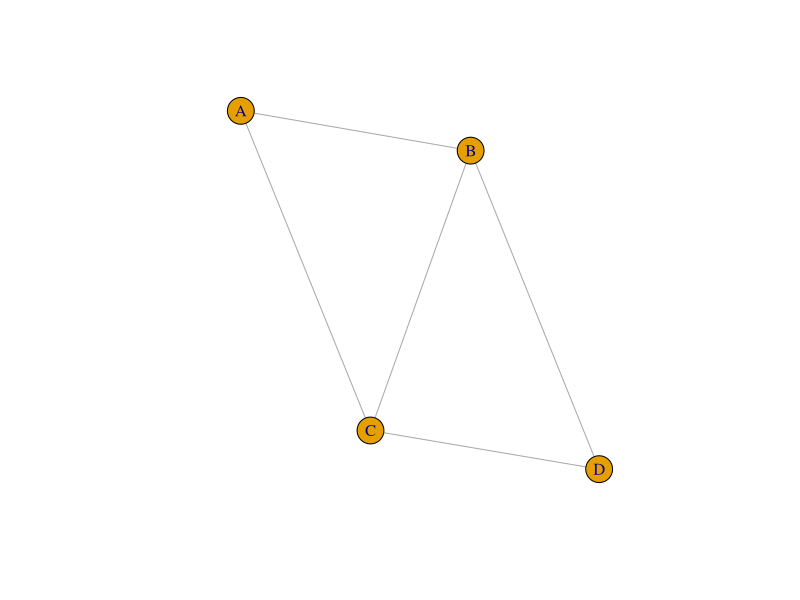
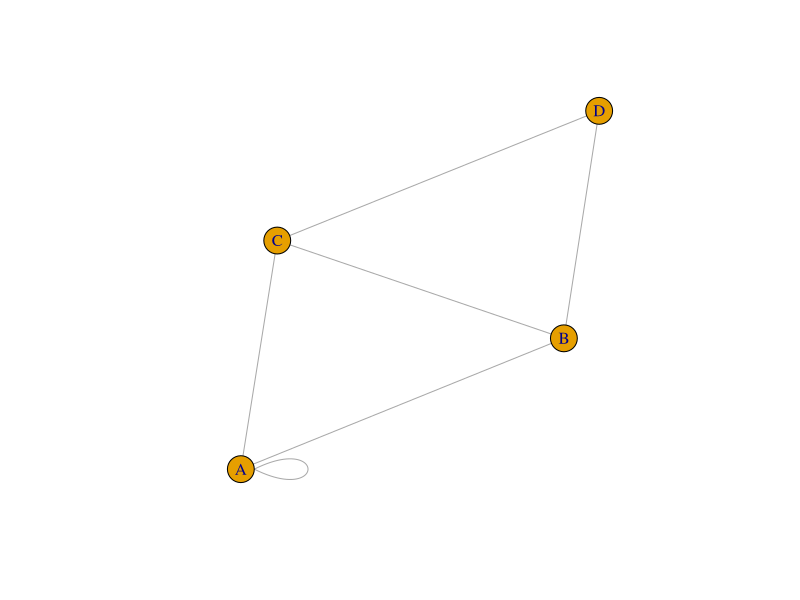
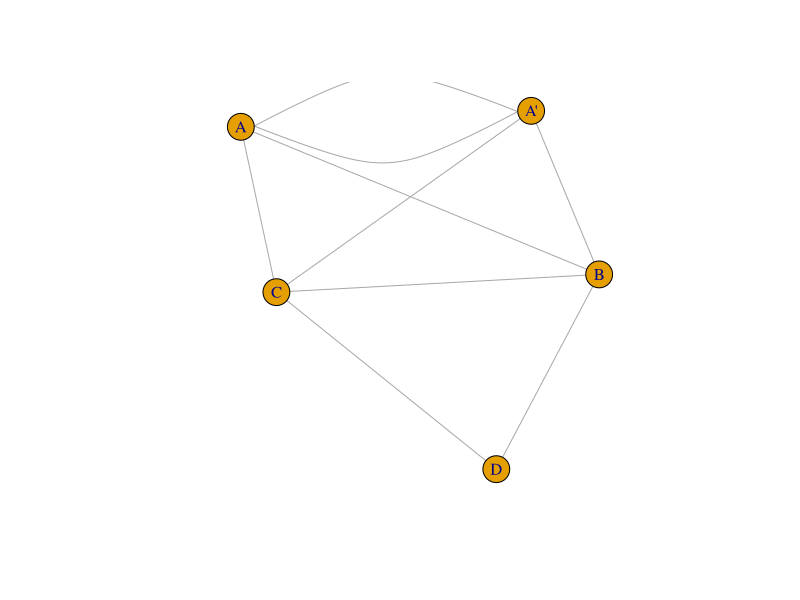

These charts were generated, in order, by the following R code:
library(igraph)


noself.matrix <- matrix(c(0,1,1,0,
                           0,0,1,1,
                           0,0,0,1,
                           0,0,0,0),nrow=4,ncol=4)

noself.graph <- graph_from_adjacency_matrix(noself.matrix,mode="undirected")
V(noself.graph)$name <- c("A","B","C","D")
plot(noself.graph)
V(noself.graph)$eigen <- unname(unlist(eigen_centrality(noself.graph)$vector))

initial.matrix <- matrix(c(1,1,1,0,
                           0,0,1,1,
                           0,0,0,1,
                           0,0,0,0),nrow=4,ncol=4)
initial.graph <- graph_from_adjacency_matrix(initial.matrix,mode="undirected")
V(initial.graph)$name <- c("A","B","C","D")
plot(initial.graph)
V(initial.graph)$eigen <- unname(unlist(eigen_centrality(initial.graph)$vector))


modified.matrix <- matrix(c(0,2,1,1,0,
                            0,0,1,1,0,
                            0,0,0,1,1,
                            0,0,0,0,1,
                            0,0,0,0,0),
                          nrow=5,ncol=5)
modified.graph <- graph_from_adjacency_matrix(modified.matrix,mode="undirected")
V(modified.graph)$name <- c("A","A'","B","C","D")
plot(modified.graph)
V(modified.graph)$eigen <- unname(unlist(eigen_centrality(modified.graph)$vector))
